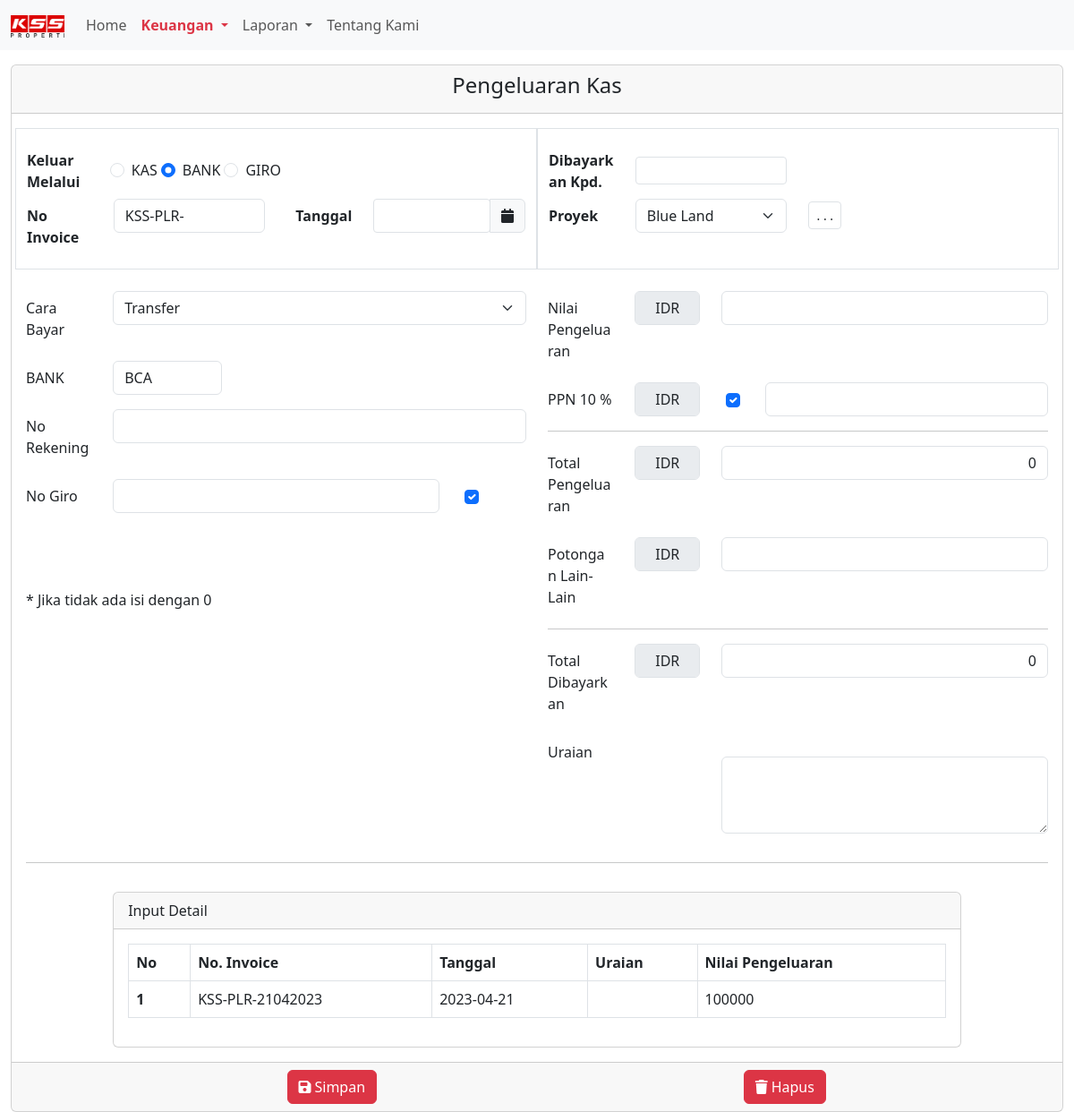
The app's page /keuangan-pengeluaran.php, older data.
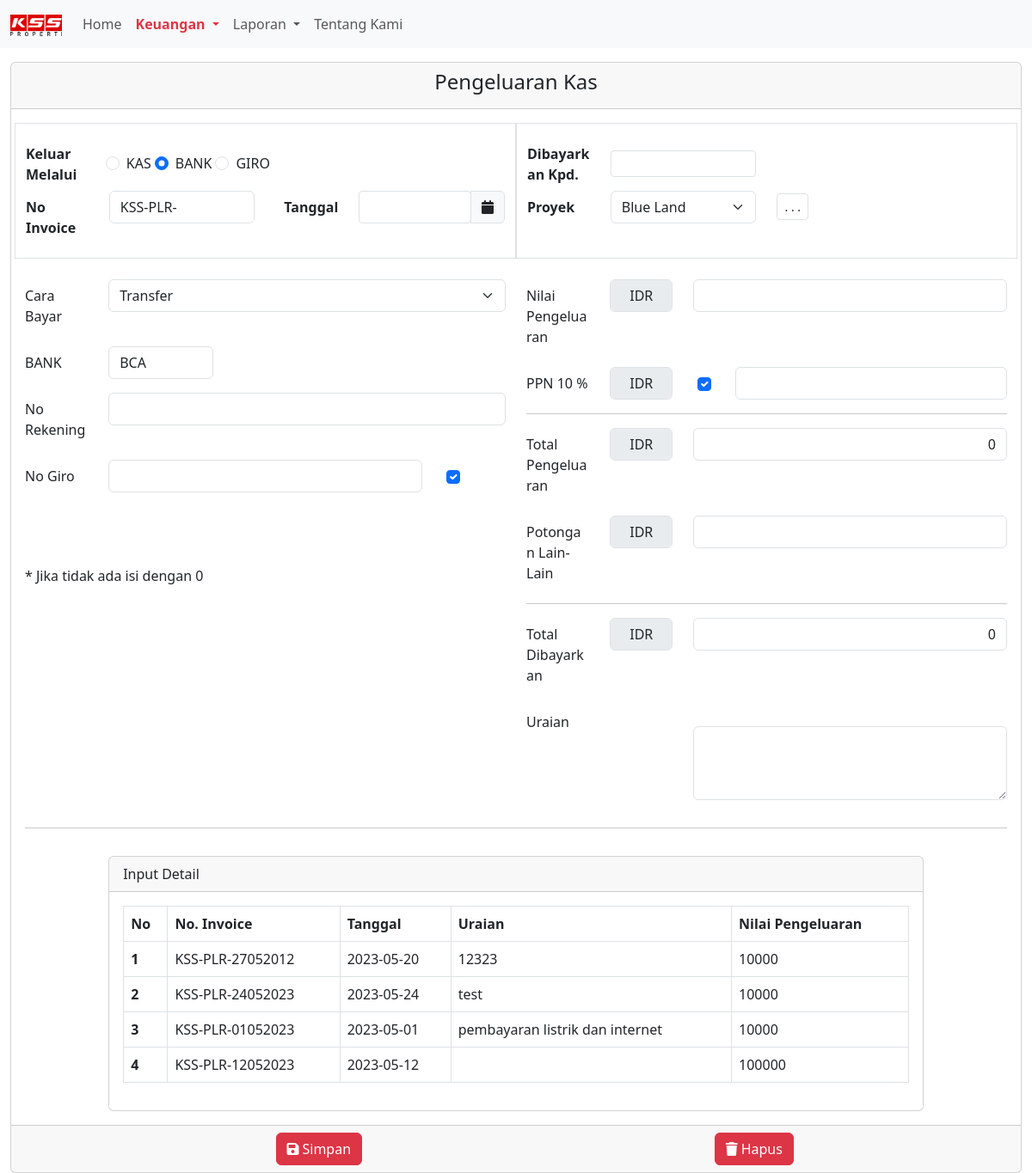
The same page, newer data.
### tables this page shows
CREATE TABLE `pengeluaran_kas` (
  `id_pengeluaran` int NOT NULL,
  `payment` varchar(255) DEFAULT NULL,
  `no_invoice` varchar(255) DEFAULT NULL,
  `tanggal` date DEFAULT NULL,
  `cara_bayar` varchar(255) DEFAULT NULL,
  `kode_bank` varchar(255) DEFAULT NULL,
  `no_rekening` varchar(255) DEFAULT NULL,
  `no_giro` varchar(255) DEFAULT NULL,
  `kode_bayar` varchar(255) NOT NULL,
  `nama_dibayar` varchar(255) NOT NULL,
  `proyek` varchar(255) DEFAULT NULL,
  `kode_proyek` varchar(255) DEFAULT NULL,
  `nilaiPengeluaran` int DEFAULT NULL,
  `ppn` int DEFAULT NULL,
  `materai` int DEFAULT NULL,
  `total_pengeluaran` int DEFAULT NULL,
  `pot_pph` int DEFAULT NULL,
  `pot_lain` int DEFAULT NULL,
  `total_bayar` int DEFAULT NULL,
  `uraian` varchar(255) DEFAULT NULL
);

### function.php (called while the page is built, shortened)
<?php
require "koneksi.php";
function query($query)
{
    global $conn;
    $result = mysqli_query($conn, $query);
    $rows = [];
    while ($row = mysqli_fetch_assoc($result)) {
        $rows[] = $row;
    }
    return $rows;
}

### keuangan-pengeluaran.php (the view, shortened to what the changed rows need)
<?php
require "function.php";
$pengeluaran = query("SELECT * FROM pengeluaran_kas LEFT JOIN proyek ON pengeluaran_kas.proyek = proyek.id");
?>
<!DOCTYPE html>
<html lang="en">
<head>
  <link rel="stylesheet" href="./src/style/global.css" />
  <link rel="stylesheet" href="./src/bootstrap/bootstrap.min.css" />
  <link rel="stylesheet" href="./src/style/all.min.css" />
</head>
<body>
  <section class="form-pengeluaran">
    <div class="container-fluid">
      <div class="card">
        <form action="" method="POST">
          <div class="card-body">
            <div class="row mt-3">
              <div class="col-10 offset-1">
                <div class="card">
                  <div class="card-body">
                    <table class="table table-bordered">
                      <thead>
                        <tr>
                          <th scope="col">No</th>
                          <th scope="col">No. Invoice</th>
                          <th scope="col">Tanggal</th>
                          <th scope="col">Uraian</th>
                          <th scope="col">Nilai Pengeluaran</th>
                        </tr>
                      </thead>
                      <tbody>
                        <?php foreach ($pengeluaran as $i => $row) : ?>
                          <tr>
                            <th scope="row"><?php echo ++$i ?></th>
                            <td><?php echo $row['no_invoice'] ?></td>
                            <td><?php echo $row['tanggal'] ?></td>
                            <td><?php echo $row['uraian'] ?></td>
                            <td><?php echo $row['nilaiPengeluaran'] ?></td>
                          </tr>
                        <?php endforeach; ?>
                      </tbody>
                    </table>
                  </div>
                </div>
              </div>
            </div>
          </div>
        </form>
      </div>
    </div>
  </section>
</body>
</html>

Row changes from the older to the newer data that the page shows:
removed pengeluaran_kas: no_invoice "KSS-PLR-21042023", tanggal "2023-04-21", nilaiPengeluaran "100000"
added pengeluaran_kas: no_invoice "KSS-PLR-27052012", tanggal "2023-05-20", uraian "12323", nilaiPengeluaran "10000"
added pengeluaran_kas: no_invoice "KSS-PLR-24052023", tanggal "2023-05-24", uraian "test", nilaiPengeluaran "10000"
added pengeluaran_kas: no_invoice "KSS-PLR-01052023", tanggal "2023-05-01", uraian "pembayaran listrik dan internet", nilaiPengeluaran "10000"
added pengeluaran_kas: no_invoice "KSS-PLR-12052023", tanggal "2023-05-12", nilaiPengeluaran "100000"
